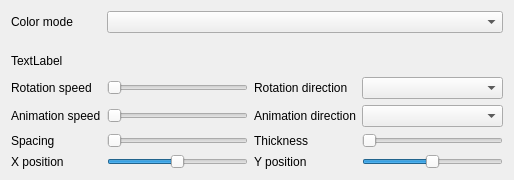
<?xml version="1.0" encoding="UTF-8"?>
<ui version="4.0">
 <class>Hypnotoad</class>
 <widget class="QWidget" name="Hypnotoad">
  <property name="geometry">
   <rect>
    <x>0</x>
    <y>0</y>
    <width>514</width>
    <height>180</height>
   </rect>
  </property>
  <layout class="QGridLayout" name="gridLayout" columnstretch="0,0,0,0">
   <item row="5" column="0">
    <widget class="QLabel" name="spacing_label">
     <property name="text">
      <string>Spacing</string>
     </property>
    </widget>
   </item>
   <item row="0" column="1" colspan="3">
    <widget class="QComboBox" name="color_mode"/>
   </item>
   <item row="5" column="3">
    <widget class="QTooltipedSlider" name="thickness">
     <property name="minimum">
      <number>1</number>
     </property>
     <property name="maximum">
      <number>10</number>
     </property>
     <property name="orientation">
      <enum>Qt::Horizontal</enum>
     </property>
    </widget>
   </item>
   <item row="3" column="3">
    <widget class="QComboBox" name="color_rotation_direction"/>
   </item>
   <item row="4" column="0">
    <widget class="QLabel" name="animation_speed_label">
     <property name="text">
      <string>Animation speed</string>
     </property>
    </widget>
   </item>
   <item row="4" column="2">
    <widget class="QLabel" name="animation_direction_label">
     <property name="text">
      <string>Animation direction</string>
     </property>
    </widget>
   </item>
   <item row="4" column="1">
    <widget class="QTooltipedSlider" name="animation_speed">
     <property name="minimum">
      <number>10</number>
     </property>
     <property name="orientation">
      <enum>Qt::Horizontal</enum>
     </property>
    </widget>
   </item>
   <item row="4" column="3">
    <widget class="QComboBox" name="animation_direction"/>
   </item>
   <item row="0" column="0">
    <widget class="QLabel" name="color_mode_label">
     <property name="text">
      <string>Color mode</string>
     </property>
    </widget>
   </item>
   <item row="6" column="1">
    <widget class="QTooltipedSlider" name="cx">
     <property name="maximum">
      <number>100</number>
     </property>
     <property name="value">
      <number>50</number>
     </property>
     <property name="orientation">
      <enum>Qt::Horizontal</enum>
     </property>
    </widget>
   </item>
   <item row="6" column="0">
    <widget class="QLabel" name="cx_label">
     <property name="text">
      <string>X position</string>
     </property>
    </widget>
   </item>
   <item row="6" column="2">
    <widget class="QLabel" name="cy_label">
     <property name="text">
      <string>Y position</string>
     </property>
    </widget>
   </item>
   <item row="5" column="1">
    <widget class="QTooltipedSlider" name="spacing">
     <property name="minimum">
      <number>1</number>
     </property>
     <property name="maximum">
      <number>10</number>
     </property>
     <property name="orientation">
      <enum>Qt::Horizontal</enum>
     </property>
    </widget>
   </item>
   <item row="3" column="2">
    <widget class="QLabel" name="color_rotation_direction_label">
     <property name="text">
      <string>Rotation direction</string>
     </property>
    </widget>
   </item>
   <item row="3" column="0">
    <widget class="QLabel" name="color_rotation_speed_label">
     <property name="text">
      <string>Rotation speed</string>
     </property>
    </widget>
   </item>
   <item row="6" column="3">
    <widget class="QTooltipedSlider" name="cy">
     <property name="maximum">
      <number>100</number>
     </property>
     <property name="singleStep">
      <number>1</number>
     </property>
     <property name="pageStep">
      <number>10</number>
     </property>
     <property name="value">
      <number>50</number>
     </property>
     <property name="orientation">
      <enum>Qt::Horizontal</enum>
     </property>
    </widget>
   </item>
   <item row="5" column="2">
    <widget class="QLabel" name="thickness_label">
     <property name="text">
      <string>Thickness</string>
     </property>
    </widget>
   </item>
   <item row="3" column="1">
    <widget class="QTooltipedSlider" name="color_rotation_speed">
     <property name="minimum">
      <number>10</number>
     </property>
     <property name="orientation">
      <enum>Qt::Horizontal</enum>
     </property>
    </widget>
   </item>
   <item row="1" column="0" colspan="4">
    <widget class="ColorsPicker" name="colors_picker" native="true"/>
   </item>
   <item row="2" column="0" colspan="4">
    <widget class="QLabel" name="gradient">
     <property name="sizePolicy">
      <sizepolicy hsizetype="Expanding" vsizetype="Preferred">
       <horstretch>0</horstretch>
       <verstretch>0</verstretch>
      </sizepolicy>
     </property>
     <property name="minimumSize">
      <size>
       <width>0</width>
       <height>20</height>
      </size>
     </property>
     <property name="maximumSize">
      <size>
       <width>16777215</width>
       <height>20</height>
      </size>
     </property>
     <property name="text">
      <string>TextLabel</string>
     </property>
     <property name="scaledContents">
      <bool>true</bool>
     </property>
    </widget>
   </item>
  </layout>
 </widget>
 <customwidgets>
  <customwidget>
   <class>QTooltipedSlider</class>
   <extends>QSlider</extends>
   <header location="global">QTooltipedSlider.h</header>
  </customwidget>
  <customwidget>
   <class>ColorsPicker</class>
   <extends>QWidget</extends>
   <header location="global">ColorsPicker.h</header>
   <container>1</container>
  </customwidget>
 </customwidgets>
 <resources/>
 <connections/>
</ui>
